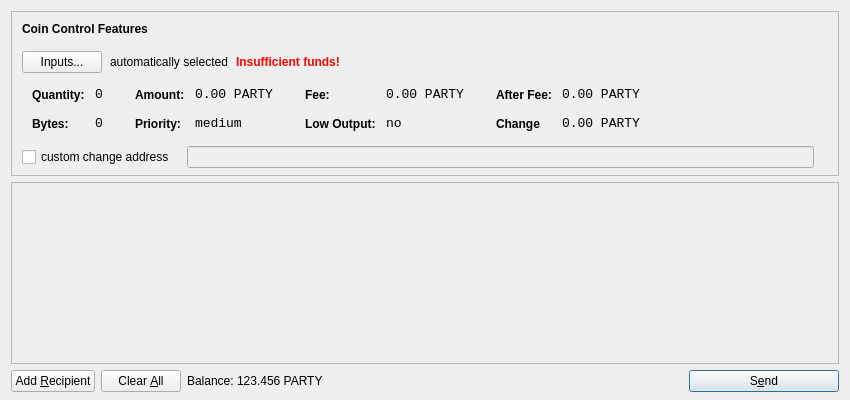
<?xml version="1.0" encoding="UTF-8"?>
<ui version="4.0">
 <class>SendCoinsDialog</class>
 <widget class="QDialog" name="SendCoinsDialog">
  <property name="geometry">
   <rect>
    <x>0</x>
    <y>0</y>
    <width>850</width>
    <height>400</height>
   </rect>
  </property>
  <property name="windowTitle">
   <string>Send Coins</string>
  </property>
  <layout class="QVBoxLayout" name="verticalLayout" stretch="0,1,0">
   <property name="bottomMargin">
    <number>8</number>
   </property>
   <item>
    <widget class="QFrame" name="frameCoinControl">
     <property name="sizePolicy">
      <sizepolicy hsizetype="Expanding" vsizetype="Expanding">
       <horstretch>0</horstretch>
       <verstretch>0</verstretch>
      </sizepolicy>
     </property>
     <property name="maximumSize">
      <size>
       <width>16777215</width>
       <height>16777215</height>
      </size>
     </property>
     <property name="frameShape">
      <enum>QFrame::StyledPanel</enum>
     </property>
     <property name="frameShadow">
      <enum>QFrame::Sunken</enum>
     </property>
     <layout class="QVBoxLayout" name="verticalLayoutCoinControl2">
      <property name="spacing">
       <number>6</number>
      </property>
      <property name="leftMargin">
       <number>0</number>
      </property>
      <property name="topMargin">
       <number>0</number>
      </property>
      <property name="rightMargin">
       <number>0</number>
      </property>
      <property name="bottomMargin">
       <number>6</number>
      </property>
      <item>
       <layout class="QVBoxLayout" name="verticalLayoutCoinControl" stretch="0,0,0,0,1">
        <property name="spacing">
         <number>0</number>
        </property>
        <property name="leftMargin">
         <number>10</number>
        </property>
        <property name="topMargin">
         <number>10</number>
        </property>
        <item>
         <layout class="QHBoxLayout" name="horizontalLayoutCoinControl1">
          <property name="bottomMargin">
           <number>15</number>
          </property>
          <item>
           <widget class="QLabel" name="labelCoinControlFeatures">
            <property name="sizePolicy">
             <sizepolicy hsizetype="Preferred" vsizetype="Maximum">
              <horstretch>0</horstretch>
              <verstretch>0</verstretch>
             </sizepolicy>
            </property>
            <property name="font">
             <font>
              <weight>75</weight>
              <bold>true</bold>
             </font>
            </property>
            <property name="styleSheet">
             <string notr="true">font-weight:bold;</string>
            </property>
            <property name="text">
             <string>Coin Control Features</string>
            </property>
           </widget>
          </item>
         </layout>
        </item>
        <item>
         <layout class="QHBoxLayout" name="horizontalLayoutCoinControl2" stretch="0,0,0,0">
          <property name="spacing">
           <number>8</number>
          </property>
          <property name="bottomMargin">
           <number>10</number>
          </property>
          <item>
           <widget class="QPushButton" name="pushButtonCoinControl">
            <property name="styleSheet">
             <string notr="true"/>
            </property>
            <property name="text">
             <string>Inputs...</string>
            </property>
           </widget>
          </item>
          <item>
           <widget class="QLabel" name="labelCoinControlAutomaticallySelected">
            <property name="text">
             <string>automatically selected</string>
            </property>
            <property name="margin">
             <number>5</number>
            </property>
           </widget>
          </item>
          <item>
           <widget class="QLabel" name="labelCoinControlInsuffFunds">
            <property name="font">
             <font>
              <weight>75</weight>
              <bold>true</bold>
             </font>
            </property>
            <property name="styleSheet">
             <string notr="true">color:red;font-weight:bold;</string>
            </property>
            <property name="text">
             <string>Insufficient funds!</string>
            </property>
            <property name="margin">
             <number>5</number>
            </property>
           </widget>
          </item>
          <item>
           <spacer name="horizontalSpacerCoinControl">
            <property name="orientation">
             <enum>Qt::Horizontal</enum>
            </property>
            <property name="sizeHint" stdset="0">
             <size>
              <width>40</width>
              <height>1</height>
             </size>
            </property>
           </spacer>
          </item>
         </layout>
        </item>
        <item>
         <widget class="QWidget" name="widgetCoinControl" native="true">
          <property name="sizePolicy">
           <sizepolicy hsizetype="Preferred" vsizetype="Preferred">
            <horstretch>0</horstretch>
            <verstretch>0</verstretch>
           </sizepolicy>
          </property>
          <property name="minimumSize">
           <size>
            <width>0</width>
            <height>0</height>
           </size>
          </property>
          <property name="styleSheet">
           <string notr="true"/>
          </property>
          <layout class="QHBoxLayout" name="horizontalLayoutCoinControl5">
           <property name="margin">
            <number>0</number>
           </property>
           <item>
            <layout class="QHBoxLayout" name="horizontalLayoutCoinControl3" stretch="0,0,0,1">
             <property name="spacing">
              <number>20</number>
             </property>
             <property name="topMargin">
              <number>0</number>
             </property>
             <property name="bottomMargin">
              <number>10</number>
             </property>
             <item>
              <layout class="QFormLayout" name="formLayoutCoinControl1">
               <property name="horizontalSpacing">
                <number>10</number>
               </property>
               <property name="verticalSpacing">
                <number>14</number>
               </property>
               <property name="leftMargin">
                <number>10</number>
               </property>
               <property name="topMargin">
                <number>4</number>
               </property>
               <property name="rightMargin">
                <number>6</number>
               </property>
               <item row="0" column="0">
                <widget class="QLabel" name="labelCoinControlQuantityText">
                 <property name="styleSheet">
                  <string notr="true">font-weight:bold;</string>
                 </property>
                 <property name="text">
                  <string>Quantity:</string>
                 </property>
                 <property name="margin">
                  <number>0</number>
                 </property>
                </widget>
               </item>
               <item row="0" column="1">
                <widget class="QLabel" name="labelCoinControlQuantity">
                 <property name="font">
                  <font>
                   <family>Monospace</family>
                   <pointsize>10</pointsize>
                  </font>
                 </property>
                 <property name="cursor">
                  <cursorShape>IBeamCursor</cursorShape>
                 </property>
                 <property name="contextMenuPolicy">
                  <enum>Qt::ActionsContextMenu</enum>
                 </property>
                 <property name="text">
                  <string>0</string>
                 </property>
                 <property name="margin">
                  <number>0</number>
                 </property>
                 <property name="textInteractionFlags">
                  <set>Qt::LinksAccessibleByMouse|Qt::TextSelectableByKeyboard|Qt::TextSelectableByMouse</set>
                 </property>
                </widget>
               </item>
               <item row="1" column="0">
                <widget class="QLabel" name="labelCoinControlBytesText">
                 <property name="styleSheet">
                  <string notr="true">font-weight:bold;</string>
                 </property>
                 <property name="text">
                  <string>Bytes:</string>
                 </property>
                </widget>
               </item>
               <item row="1" column="1">
                <widget class="QLabel" name="labelCoinControlBytes">
                 <property name="font">
                  <font>
                   <family>Monospace</family>
                   <pointsize>10</pointsize>
                  </font>
                 </property>
                 <property name="cursor">
                  <cursorShape>IBeamCursor</cursorShape>
                 </property>
                 <property name="contextMenuPolicy">
                  <enum>Qt::ActionsContextMenu</enum>
                 </property>
                 <property name="text">
                  <string>0</string>
                 </property>
                 <property name="textInteractionFlags">
                  <set>Qt::LinksAccessibleByMouse|Qt::TextSelectableByKeyboard|Qt::TextSelectableByMouse</set>
                 </property>
                </widget>
               </item>
              </layout>
             </item>
             <item>
              <layout class="QFormLayout" name="formLayoutCoinControl2">
               <property name="horizontalSpacing">
                <number>10</number>
               </property>
               <property name="verticalSpacing">
                <number>14</number>
               </property>
               <property name="leftMargin">
                <number>6</number>
               </property>
               <property name="topMargin">
                <number>4</number>
               </property>
               <property name="rightMargin">
                <number>6</number>
               </property>
               <item row="0" column="0">
                <widget class="QLabel" name="labelCoinControlAmountText">
                 <property name="styleSheet">
                  <string notr="true">font-weight:bold;</string>
                 </property>
                 <property name="text">
                  <string>Amount:</string>
                 </property>
                 <property name="margin">
                  <number>0</number>
                 </property>
                </widget>
               </item>
               <item row="0" column="1">
                <widget class="QLabel" name="labelCoinControlAmount">
                 <property name="font">
                  <font>
                   <family>Monospace</family>
                   <pointsize>10</pointsize>
                  </font>
                 </property>
                 <property name="cursor">
                  <cursorShape>IBeamCursor</cursorShape>
                 </property>
                 <property name="contextMenuPolicy">
                  <enum>Qt::ActionsContextMenu</enum>
                 </property>
                 <property name="text">
                  <string>0.00 PARTY</string>
                 </property>
                 <property name="textInteractionFlags">
                  <set>Qt::LinksAccessibleByMouse|Qt::TextSelectableByKeyboard|Qt::TextSelectableByMouse</set>
                 </property>
                </widget>
               </item>
               <item row="1" column="0">
                <widget class="QLabel" name="labelCoinControlPriorityText">
                 <property name="styleSheet">
                  <string notr="true">font-weight:bold;</string>
                 </property>
                 <property name="text">
                  <string>Priority:</string>
                 </property>
                </widget>
               </item>
               <item row="1" column="1">
                <widget class="QLabel" name="labelCoinControlPriority">
                 <property name="font">
                  <font>
                   <family>Monospace</family>
                   <pointsize>10</pointsize>
                  </font>
                 </property>
                 <property name="cursor">
                  <cursorShape>IBeamCursor</cursorShape>
                 </property>
                 <property name="contextMenuPolicy">
                  <enum>Qt::ActionsContextMenu</enum>
                 </property>
                 <property name="text">
                  <string>medium</string>
                 </property>
                 <property name="textInteractionFlags">
                  <set>Qt::LinksAccessibleByMouse|Qt::TextSelectableByKeyboard|Qt::TextSelectableByMouse</set>
                 </property>
                </widget>
               </item>
              </layout>
             </item>
             <item>
              <layout class="QFormLayout" name="formLayoutCoinControl3">
               <property name="horizontalSpacing">
                <number>10</number>
               </property>
               <property name="verticalSpacing">
                <number>14</number>
               </property>
               <property name="leftMargin">
                <number>6</number>
               </property>
               <property name="topMargin">
                <number>4</number>
               </property>
               <property name="rightMargin">
                <number>6</number>
               </property>
               <item row="0" column="0">
                <widget class="QLabel" name="labelCoinControlFeeText">
                 <property name="styleSheet">
                  <string notr="true">font-weight:bold;</string>
                 </property>
                 <property name="text">
                  <string>Fee:</string>
                 </property>
                 <property name="margin">
                  <number>0</number>
                 </property>
                </widget>
               </item>
               <item row="0" column="1">
                <widget class="QLabel" name="labelCoinControlFee">
                 <property name="font">
                  <font>
                   <family>Monospace</family>
                   <pointsize>10</pointsize>
                  </font>
                 </property>
                 <property name="cursor">
                  <cursorShape>IBeamCursor</cursorShape>
                 </property>
                 <property name="contextMenuPolicy">
                  <enum>Qt::ActionsContextMenu</enum>
                 </property>
                 <property name="text">
                  <string>0.00 PARTY</string>
                 </property>
                 <property name="textInteractionFlags">
                  <set>Qt::LinksAccessibleByMouse|Qt::TextSelectableByKeyboard|Qt::TextSelectableByMouse</set>
                 </property>
                </widget>
               </item>
               <item row="1" column="0">
                <widget class="QLabel" name="labelCoinControlLowOutputText">
                 <property name="styleSheet">
                  <string notr="true">font-weight:bold;</string>
                 </property>
                 <property name="text">
                  <string>Low Output:</string>
                 </property>
                </widget>
               </item>
               <item row="1" column="1">
                <widget class="QLabel" name="labelCoinControlLowOutput">
                 <property name="font">
                  <font>
                   <family>Monospace</family>
                   <pointsize>10</pointsize>
                  </font>
                 </property>
                 <property name="cursor">
                  <cursorShape>IBeamCursor</cursorShape>
                 </property>
                 <property name="contextMenuPolicy">
                  <enum>Qt::ActionsContextMenu</enum>
                 </property>
                 <property name="text">
                  <string>no</string>
                 </property>
                 <property name="textInteractionFlags">
                  <set>Qt::LinksAccessibleByMouse|Qt::TextSelectableByKeyboard|Qt::TextSelectableByMouse</set>
                 </property>
                </widget>
               </item>
              </layout>
             </item>
             <item>
              <layout class="QFormLayout" name="formLayoutCoinControl4">
               <property name="horizontalSpacing">
                <number>10</number>
               </property>
               <property name="verticalSpacing">
                <number>14</number>
               </property>
               <property name="leftMargin">
                <number>6</number>
               </property>
               <property name="topMargin">
                <number>4</number>
               </property>
               <property name="rightMargin">
                <number>6</number>
               </property>
               <item row="0" column="0">
                <widget class="QLabel" name="labelCoinControlAfterFeeText">
                 <property name="styleSheet">
                  <string notr="true">font-weight:bold;</string>
                 </property>
                 <property name="text">
                  <string>After Fee:</string>
                 </property>
                 <property name="margin">
                  <number>0</number>
                 </property>
                </widget>
               </item>
               <item row="0" column="1">
                <widget class="QLabel" name="labelCoinControlAfterFee">
                 <property name="font">
                  <font>
                   <family>Monospace</family>
                   <pointsize>10</pointsize>
                  </font>
                 </property>
                 <property name="cursor">
                  <cursorShape>IBeamCursor</cursorShape>
                 </property>
                 <property name="contextMenuPolicy">
                  <enum>Qt::ActionsContextMenu</enum>
                 </property>
                 <property name="text">
                  <string>0.00 PARTY</string>
                 </property>
                 <property name="textInteractionFlags">
                  <set>Qt::LinksAccessibleByMouse|Qt::TextSelectableByKeyboard|Qt::TextSelectableByMouse</set>
                 </property>
                </widget>
               </item>
               <item row="1" column="0">
                <widget class="QLabel" name="labelCoinControlChangeText">
                 <property name="styleSheet">
                  <string notr="true">font-weight:bold;</string>
                 </property>
                 <property name="text">
                  <string>Change</string>
                 </property>
                </widget>
               </item>
               <item row="1" column="1">
                <widget class="QLabel" name="labelCoinControlChange">
                 <property name="font">
                  <font>
                   <family>Monospace</family>
                   <pointsize>10</pointsize>
                  </font>
                 </property>
                 <property name="cursor">
                  <cursorShape>IBeamCursor</cursorShape>
                 </property>
                 <property name="contextMenuPolicy">
                  <enum>Qt::ActionsContextMenu</enum>
                 </property>
                 <property name="text">
                  <string>0.00 PARTY</string>
                 </property>
                 <property name="textInteractionFlags">
                  <set>Qt::LinksAccessibleByMouse|Qt::TextSelectableByKeyboard|Qt::TextSelectableByMouse</set>
                 </property>
                </widget>
               </item>
              </layout>
             </item>
            </layout>
           </item>
          </layout>
         </widget>
        </item>
        <item>
         <layout class="QHBoxLayout" name="horizontalLayoutCoinControl4" stretch="0,0,0">
          <property name="spacing">
           <number>12</number>
          </property>
          <property name="sizeConstraint">
           <enum>QLayout::SetDefaultConstraint</enum>
          </property>
          <property name="topMargin">
           <number>5</number>
          </property>
          <property name="rightMargin">
           <number>5</number>
          </property>
          <item>
           <widget class="QCheckBox" name="checkBoxCoinControlChange">
            <property name="text">
             <string>custom change address</string>
            </property>
           </widget>
          </item>
          <item>
           <widget class="QLineEdit" name="lineEditCoinControlChange">
            <property name="enabled">
             <bool>false</bool>
            </property>
            <property name="sizePolicy">
             <sizepolicy hsizetype="Expanding" vsizetype="Fixed">
              <horstretch>0</horstretch>
              <verstretch>0</verstretch>
             </sizepolicy>
            </property>
           </widget>
          </item>
          <item>
           <widget class="QLabel" name="labelCoinControlChangeLabel">
            <property name="sizePolicy">
             <sizepolicy hsizetype="Preferred" vsizetype="Expanding">
              <horstretch>0</horstretch>
              <verstretch>0</verstretch>
             </sizepolicy>
            </property>
            <property name="minimumSize">
             <size>
              <width>0</width>
              <height>0</height>
             </size>
            </property>
            <property name="text">
             <string/>
            </property>
            <property name="margin">
             <number>3</number>
            </property>
           </widget>
          </item>
         </layout>
        </item>
        <item>
         <spacer name="verticalSpacerCoinControl">
          <property name="orientation">
           <enum>Qt::Vertical</enum>
          </property>
          <property name="sizeHint" stdset="0">
           <size>
            <width>800</width>
            <height>1</height>
           </size>
          </property>
         </spacer>
        </item>
       </layout>
      </item>
     </layout>
    </widget>
   </item>
   <item>
    <widget class="QScrollArea" name="scrollArea">
     <property name="widgetResizable">
      <bool>true</bool>
     </property>
     <widget class="QWidget" name="scrollAreaWidgetContents">
      <property name="geometry">
       <rect>
        <x>0</x>
        <y>0</y>
        <width>830</width>
        <height>162</height>
       </rect>
      </property>
      <layout class="QVBoxLayout" name="verticalLayout_2">
       <property name="margin">
        <number>0</number>
       </property>
       <item>
        <layout class="QVBoxLayout" name="entries">
         <property name="spacing">
          <number>6</number>
         </property>
        </layout>
       </item>
       <item>
        <spacer name="verticalSpacer">
         <property name="orientation">
          <enum>Qt::Vertical</enum>
         </property>
         <property name="sizeHint" stdset="0">
          <size>
           <width>20</width>
           <height>40</height>
          </size>
         </property>
        </spacer>
       </item>
      </layout>
     </widget>
    </widget>
   </item>
   <item>
    <layout class="QHBoxLayout" name="horizontalLayout">
     <item>
      <widget class="QPushButton" name="addButton">
       <property name="toolTip">
        <string>Send to multiple recipients at once</string>
       </property>
       <property name="text">
        <string>Add &amp;Recipient</string>
       </property>
       <property name="icon">
        <iconset resource="../bitcoin.qrc">
         <normaloff>:/icons/add</normaloff>:/icons/add</iconset>
       </property>
       <property name="autoDefault">
        <bool>false</bool>
       </property>
      </widget>
     </item>
     <item>
      <widget class="QPushButton" name="clearButton">
       <property name="sizePolicy">
        <sizepolicy hsizetype="Minimum" vsizetype="Fixed">
         <horstretch>0</horstretch>
         <verstretch>0</verstretch>
        </sizepolicy>
       </property>
       <property name="toolTip">
        <string>Remove all transaction fields</string>
       </property>
       <property name="text">
        <string>Clear &amp;All</string>
       </property>
       <property name="icon">
        <iconset resource="../bitcoin.qrc">
         <normaloff>:/icons/remove</normaloff>:/icons/remove</iconset>
       </property>
       <property name="autoRepeatDelay">
        <number>300</number>
       </property>
       <property name="autoDefault">
        <bool>false</bool>
       </property>
      </widget>
     </item>
     <item>
      <layout class="QHBoxLayout" name="horizontalLayout_2">
       <property name="spacing">
        <number>3</number>
       </property>
       <item>
        <widget class="QLabel" name="label">
         <property name="sizePolicy">
          <sizepolicy hsizetype="Preferred" vsizetype="Fixed">
           <horstretch>0</horstretch>
           <verstretch>0</verstretch>
          </sizepolicy>
         </property>
         <property name="text">
          <string>Balance:</string>
         </property>
        </widget>
       </item>
       <item>
        <widget class="QLabel" name="labelBalance">
         <property name="sizePolicy">
          <sizepolicy hsizetype="Preferred" vsizetype="Fixed">
           <horstretch>0</horstretch>
           <verstretch>0</verstretch>
          </sizepolicy>
         </property>
         <property name="cursor">
          <cursorShape>IBeamCursor</cursorShape>
         </property>
         <property name="text">
          <string>123.456 PARTY</string>
         </property>
         <property name="textInteractionFlags">
          <set>Qt::LinksAccessibleByMouse|Qt::TextSelectableByKeyboard|Qt::TextSelectableByMouse</set>
         </property>
        </widget>
       </item>
      </layout>
     </item>
     <item>
      <spacer name="horizontalSpacer">
       <property name="orientation">
        <enum>Qt::Horizontal</enum>
       </property>
       <property name="sizeHint" stdset="0">
        <size>
         <width>40</width>
         <height>20</height>
        </size>
       </property>
      </spacer>
     </item>
     <item>
      <widget class="QPushButton" name="sendButton">
       <property name="minimumSize">
        <size>
         <width>150</width>
         <height>0</height>
        </size>
       </property>
       <property name="toolTip">
        <string>Confirm the send action</string>
       </property>
       <property name="text">
        <string>S&amp;end</string>
       </property>
       <property name="icon">
        <iconset resource="../bitcoin.qrc">
         <normaloff>:/icons/send</normaloff>:/icons/send</iconset>
       </property>
       <property name="default">
        <bool>true</bool>
       </property>
      </widget>
     </item>
    </layout>
   </item>
  </layout>
 </widget>
 <resources>
  <include location="../bitcoin.qrc"/>
 </resources>
 <connections/>
</ui>
